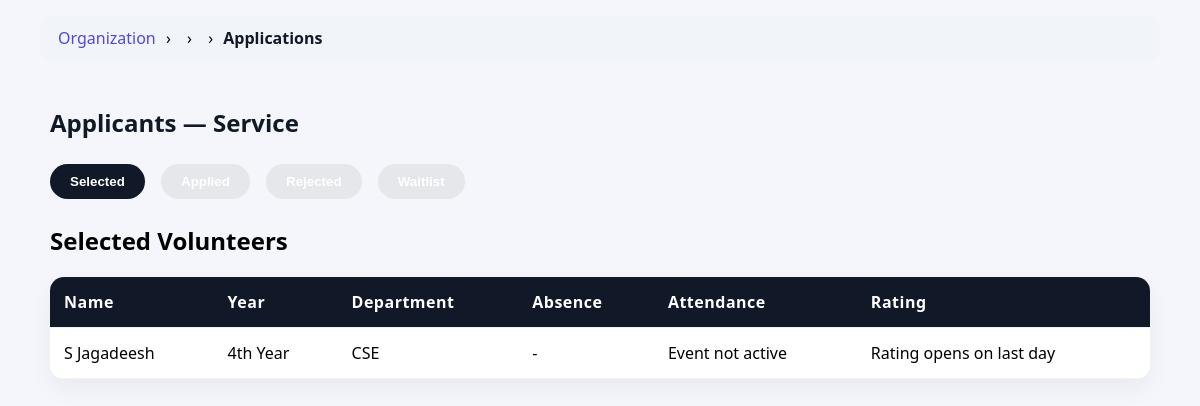
Page /organization/service/21/applications/ (signed in) on the earlier database version.
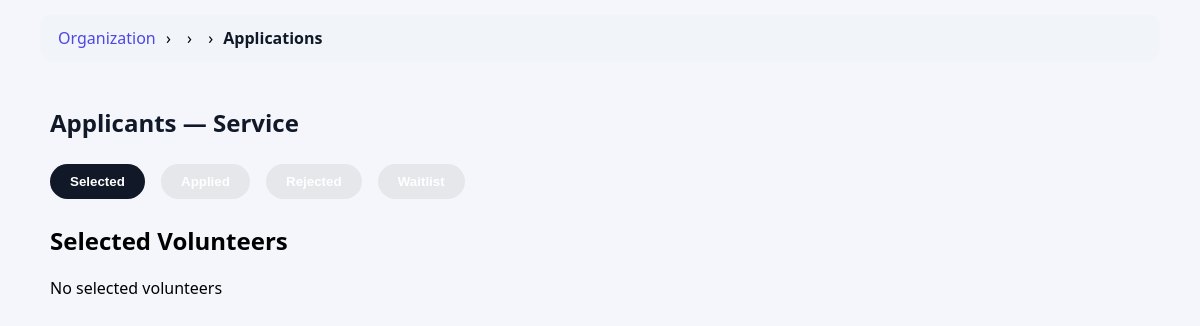
Same page on the later database version.
### app1/models.py (models this page shows, shortened)
class Application(models.Model):
    STATUS_CHOICES = [
        ("APPLIED", "Applied"),
        ("SELECTED", "Selected"),
        ("WAITLIST", "Waitlist"),
        ("REJECTED", "Rejected"),
        ("COMPLETED", "Completed"),
        ("CLOSED", "Closed"),
        ("ABSENT", "Absent"),
    ]
    volunteer = models.ForeignKey(VolunteerProfile, on_delete=models.CASCADE)
    service = models.ForeignKey(Service, on_delete=models.CASCADE)
    status = models.CharField(max_length=20, choices=STATUS_CHOICES, default='APPLIED')
    submission_text = models.TextField(blank=True)
    rating = models.IntegerField(default=0)
    review = models.TextField(blank=True)
    absence_requested = models.BooleanField(default=False)
    absence_approved = models.BooleanField(default=False)

class VolunteerProfile(models.Model):
    user = models.OneToOneField(User, on_delete=models.CASCADE)
    full_name = models.CharField(max_length=100)
    phone = models.CharField(max_length=15)
    student_id = models.CharField(max_length=20)
    department = models.CharField(max_length=20, default="", blank=True)
    year = models.CharField(max_length=20)
    skills = models.TextField(blank=True)
    photo = models.ImageField(upload_to="profiles/", blank=True, null=True)
    cover_photo = models.ImageField(upload_to="covers/", blank=True, null=True)
    rating = models.FloatField(default=0)
    attendance = models.IntegerField(default=0)
    GENDER_CHOICES = (
        ("MALE", "Male"),
        ("FEMALE", "Female"),
        ("OTHER", "Other"),
    )
    gender = models.CharField(
        max_length=10,
        choices=GENDER_CHOICES,
        blank=True
    )

### app1/views.py (the view)
# urls.py: path("organization/service/<int:service_id>/applications/",views.organization_view_applicants,name="org_view_applicants"),
@login_required
def organization_view_applicants(request, service_id):
    service = get_object_or_404(Service, id=service_id)
    applications = Application.objects.filter(service=service)
    selected_apps = applications.filter(status="SELECTED")
    rejected_apps = applications.filter(status="REJECTED")
    waitlist_apps = applications.filter(status="WAITLIST")
    applied_apps = applications.filter(status="APPLIED")
    selected_count = Application.objects.filter(
        service=service,
        status="SELECTED"
    ).count()
    remaining_seats = service.max_volunteers - selected_count
    if service.required_gender != "ANY":
        applied_apps = applied_apps.filter(
            volunteer__gender=service.required_gender
        )
    if service.required_year:
        applied_apps = applied_apps.filter(
            volunteer__year=service.required_year
        )
    today = timezone.now().date()
    event_last_day = service.end_date
    today_attendance = Attendance.objects.filter(
        application__service=service,
        date=today
    )
    present_ids_today = set(
        today_attendance.filter(is_present=True)
        .values_list("application_id", flat=True)
    )
    marked_ids_today = set(
        today_attendance.values_list("application_id", flat=True)
    )
    unmarked_exists = selected_apps.exclude(
        id__in=marked_ids_today
    ).exists()
    event_active = (
        service.start_date
        and service.end_date
        and service.start_date <= today <= service.end_date
    )
    is_last_day = today == service.end_date
    selected_count = Application.objects.filter(
        service=service,
        status="SELECTED"
    ).count()
    today_attendance_count = Attendance.objects.filter(
        application__service=service,
        date=today
    ).count()
    attendance_completed_today = selected_count == today_attendance_count
    rating_open = is_last_day and attendance_completed_today
    context = {
        "service": service,
        "selected_apps": selected_apps,
        "rejected_apps": rejected_apps,
        "waitlist_apps": waitlist_apps,
        "applied_apps": applied_apps,
        "event_active": event_active,
        "today": today,
        "present_ids_today": present_ids_today,
        "marked_ids_today": marked_ids_today,
        "unmarked_exists": unmarked_exists,
        "rating_open": rating_open,
        "remaining_seats": remaining_seats,
    }
    return render(request, "organization/view_applicants.html", context)

### app1/templatetags/breadcrumbs.py (called while the page is built)
@register.simple_tag(takes_context=True)
def generate_breadcrumbs(context):
    request = context['request']
    path = request.path.strip('/')
    parts = path.split('/')
    breadcrumbs = []
    url = ""
    for part in parts:
        url += "/" + part
        name = part.replace('-', ' ').replace('_', ' ').title()
        if part == "organization":
            breadcrumbs.append(("Organization", reverse("organization_dashboard")))
        elif part == "volunteer":
            breadcrumbs.append(("Volunteer", reverse("volunteer_dashboard")))
        elif part == "admin_panel":
            breadcrumbs.append(("Admin Panel", reverse("admin_dashboard")))
        elif part == "service" or part.isdigit():
            breadcrumbs.append(("", reverse("organization_dashboard")))
        else:
            breadcrumbs.append((name, url + "/"))
    return breadcrumbs

### app1/templates/organization/view_applicants.html (shortened to what this page needs)
{% extends "organization/base.html" %}
{% block content %}
<div class="top-bar">
    <h1>Applicants — {{ service.title }}</h1>
</div>
<div class="filter-bar">
    <button class="filter-btn active" onclick="showTable('selected', this)">Selected</button>
    <button class="filter-btn" onclick="showTable('applied', this)">Applied</button>
    <button class="filter-btn" onclick="showTable('rejected', this)">Rejected</button>
    <button class="filter-btn" onclick="showTable('waitlist', this)">
    Waitlist
</button>
</div>
<div id="selected_table">
    <h2>Selected Volunteers</h2>
{% if selected_apps %}
<table>
<tr>
    <th>Name</th>
    <th>Year</th>
    <th>Department</th>
    <th>Absence</th>
    <th>Attendance</th>
    <th>Rating</th>
</tr>
{% for app in selected_apps %}
<tr>
    <td>{{ app.volunteer.full_name }}</td>
    <td>{{ app.volunteer.year }}</td>
    <td>{{ app.volunteer.department }}</td>
    <td>
        {% if app.absence_requested and not app.absence_approved %}
            <form method="post" action="{% url 'approve_absence' app.id %}">
                {% csrf_token %}
                <button style="background:red;">Approve Absence</button>
            </form>
        {% elif app.absence_approved %}
            <span style="color:red;">Absence Approved</span>
        {% else %}
            -
        {% endif %}
    </td>
    <td>
        {% if event_active %}
            <form method="post" action="{% url 'mark_bulk_attendance' service.id %}">
                {% csrf_token %}
                <input type="checkbox" name="present_ids" value="{{ app.id }}">
                <button type="submit">Save</button>
            </form>
        {% else %}
            Event not active
        {% endif %}
    </td>
    <td>
        {% if rating_open %}
            ⭐ {{ app.rating|default:"-" }}
        {% else %}
            Rating opens on last day
        {% endif %}
    </td>
</tr>
{% endfor %}
</table>
{% else %}
<p>No selected volunteers</p>
{% endif %}
</div>
{% endblock %}

Differences in the rows shown:
no longer on this page (row edited): Application: volunteer.full_name "S Jagadeesh", volunteer.year "4th Year", volunteer.department "CSE"
Other differences:
text no longer shown: "Name Year Department Absence Attendance Rating"
text now shown: "No selected volunteers"
